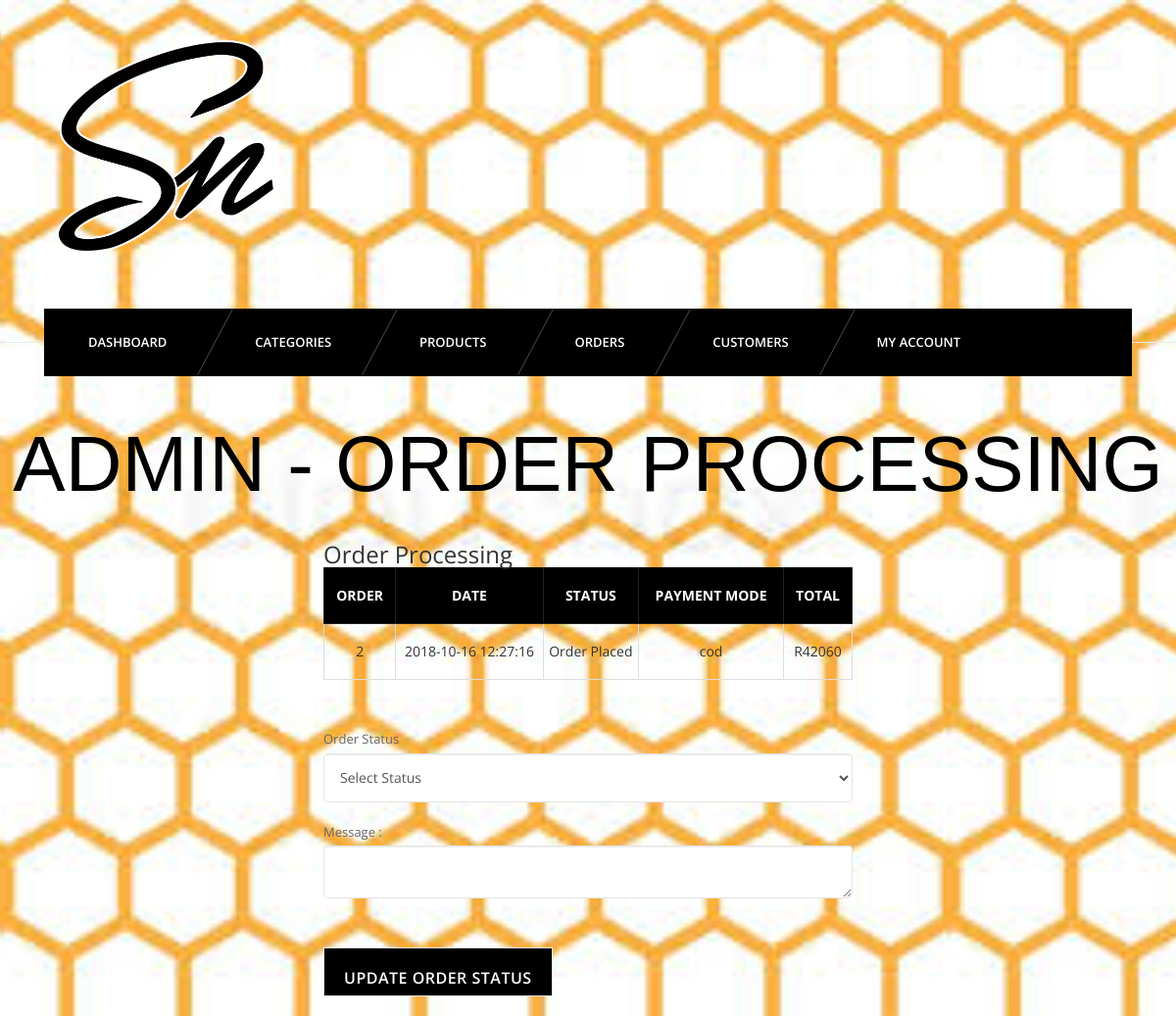
/admin/order-process.php?id=2 (signed in), run on the app's committed database.
### tables this page shows
CREATE TABLE IF NOT EXISTS `orders` (
  `id` INT(11) NOT NULL AUTO_INCREMENT,
  `uid` INT(11) NOT NULL,
  `totalprice` VARCHAR(255) NOT NULL,
  `orderstatus` VARCHAR(255) NOT NULL,
  `paymentmode` VARCHAR(255) NOT NULL,
  `timestamp` DATETIME NOT NULL DEFAULT CURRENT_TIMESTAMP,
  PRIMARY KEY (`id`),
  INDEX `fk_uid_users_id_idx` (`uid` ASC),
  CONSTRAINT `fk_orders_uid_users_id`
    FOREIGN KEY (`uid`)
    REFERENCES `users` (`id`));

### admin/order-process.php (the view, shortened to what this page needs)
<?php
require_once '../config/connect.php';
?>
<?php include 'inc/header.php'; ?>
<?php include 'inc/nav.php'; ?>
<section id="content">
    <div class="content-blog">
        <div class="page_header text-center">
            <h2>Admin - Order Processing</h2>
        </div>
        <form method="post">
            <div class="container">
                <div class="row">
                    <div class="col-md-6 col-md-offset-3">
                        <div class="billing-details">
                            <h3 class="uppercase">Order Processing</h3>
                            <table class="cart-table account-table table table-bordered">
                                <thead>
                                    <tr>
                                        <th>Order</th>
                                        <th>Date</th>
                                        <th>Status</th>
                                        <th>Payment Mode</th>
                                        <th>Total</th>
                                    </tr>
                                </thead>
                                <tbody>
                                    <?php
                                    if (isset($_GET['id']) & !empty($_GET['id'])) {
                                        $oid = $_GET['id'];
                                    } else {
                                        header('location: orders.php');
                                    }
                                    $ordsql = "SELECT * FROM orders WHERE id='$oid'";
                                    $ordres = mysqli_query($connection, $ordsql);
                                    while ($ordr = mysqli_fetch_assoc($ordres)) {
                                        ?>
                                        <tr>
                                            <td>
                                                <?php echo $ordr['id']; ?>
                                            </td>
                                            <td>
                                                <?php echo $ordr['timestamp']; ?>
                                            </td>
                                            <td>
                                                <?php echo $ordr['orderstatus']; ?>
                                            </td>
                                            <td>
                                                <?php echo $ordr['paymentmode']; ?>
                                            </td>
                                            <td>
                                                R<?php echo $ordr['totalprice']; ?>
                                            </td>
                                        </tr>
                                        <?php
                                    } ?>
                                </tbody>
                            </table>
                            <label class="">Order Status </label>
                            <select name="status" class="form-control">
                                <option value="">Select Status</option>
                            </select>
                            <label>Message :</label>
                            <textarea class="form-control" name="message" cols="10"> </textarea>
                            <input type="submit" class="button btn-lg" value="Update Order Status">
                        </div>
                    </div>
                </div>
            </div>
        </form>
    </div>
</section>

### assets/css/light.css (style rules this page uses)
body { background-color:#fff; }

### data on the page
orders: id "2", timestamp "2018-10-16 12:27:16", orderstatus "Order Placed", paymentmode "cod", totalprice "42060"
